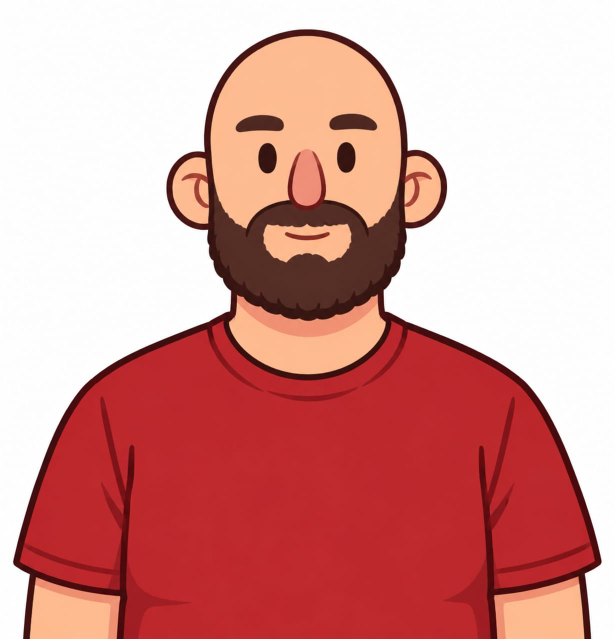
#> input picture careca.jpeg, 1230 x 1278 px (shown at 1/2 size)
$ python stylize_assets.py ../../careca.jpeg '../../cliente generico.jpeg' '../../cliente generico.jpeg' 100
#> lines starting #> are read from the running program, lines starting #| are printed output that depends on the picture; after the words box and inside, x2 and y2 are one past the last pixel; in counts of white or black regions, pixels touching at a corner belong together
#> in stylize, im is the input picture: PIL image 1230x1278 RGB; mean R, G, B 215, 152.3, 148.4
"""Aproxima assets planos (vetor, fundo branco) da identidade visual do Verine's:
cores quentes e menos saturadas, contorno marrom-escuro, sombra suave nas bordas e grão de papel."""
import sys
import numpy as np
from PIL import Image, ImageFilter, ImageDraw

OUTLINE = (58, 34, 24)        # marrom das linhas da cozinha / personagens
WARM = np.array([1.0, 0.955, 0.87])
SAT = 0.68                    # quanto da saturação original fica
TARGET_W = 480

def remove_white(im, thresh=246):
    """Fundo branco ligado às bordas vira transparente (o branco de dentro do desenho fica)."""
#> called with thresh = 100
    rgb = im.convert("RGB")
    w, h = rgb.size
#> w = 1230; h = 1278
    mask = Image.new("L", (w, h), 0)
#> mask: PIL image 1230x1278 L; every value is 0
    a = np.array(rgb).astype(int)
    near = (a.min(axis=2) >= thresh).astype(np.uint8) * 255
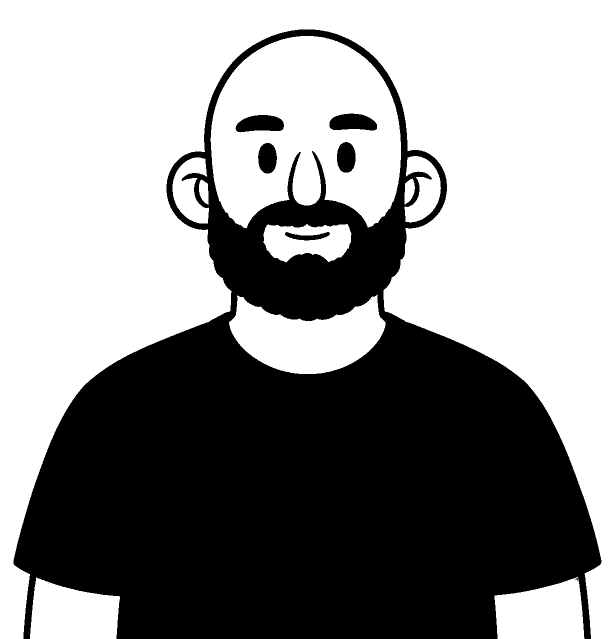
#> near: shape (1278, 1230) (shown at 1/2 size); 57.2% white; 9 black regions (3 under 20 px), largest, box (x1, y1, x2, y2) and area: (27, 59, 1203, 1278) 662968, (471, 230, 568, 265) 2583, (659, 227, 754, 261) 2550, (674, 284, 711, 345) 1841, (516, 286, 554, 347) 1836, (570, 464, 660, 481) 812
    near_img = Image.fromarray(near)
    # flood fill a partir das bordas, só por pixels quase brancos
    seeds = [(0, 0), (w - 1, 0), (0, h - 1), (w - 1, h - 1), (w // 2, 0), (w // 2, h - 1), (0, h // 2), (w - 1, h // 2)]
    ff = near_img.copy()
    for s in seeds:
        if ff.getpixel(s) == 255:
            ImageDraw.floodfill(ff, s, 128)
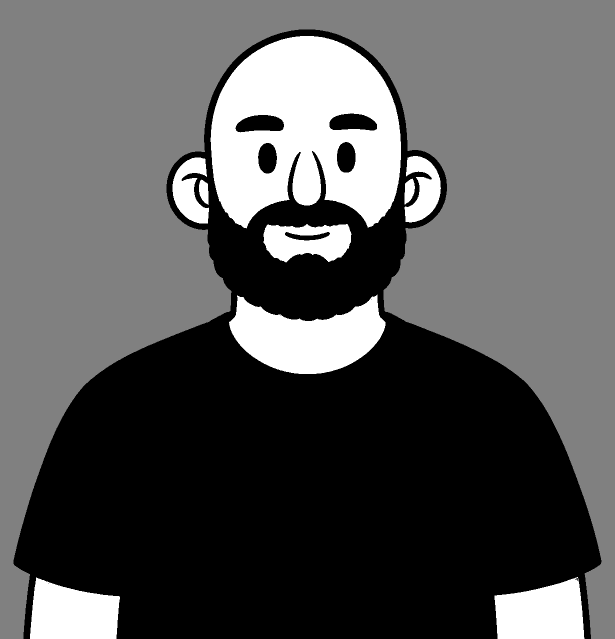
#> ff: PIL image 1230x1278 L (shown at 1/2 size); min 0, max 255, mean 88.7
    bg = (np.array(ff) == 128)
#> bg: shape (1278, 1230) bool; 45% white; 1 white region, box (x1, y1, x2, y2) and area: (0, 0, 1230, 1278) 707964
    alpha = np.where(bg, 0, 255).astype(np.uint8)
    # borda suave: pixels claros vizinhos do fundo ganham alpha parcial
    al = Image.fromarray(alpha).filter(ImageFilter.GaussianBlur(0.8))
    out = np.dstack([np.array(rgb), np.array(al)])
    return Image.fromarray(out.astype(np.uint8), "RGBA")

def grade(arr):
    rgb = arr[..., :3].astype(float) / 255.0
    gray = (rgb * [0.299, 0.587, 0.114]).sum(axis=2, keepdims=True)
    rgb = gray + (rgb - gray) * SAT          # menos saturado
    rgb = rgb * WARM                         # puxa para o quente
    rgb = rgb * 0.93 + np.array([0.33, 0.2, 0.12]) * 0.07   # sombras amarronzadas
    return rgb

def stylize(src, dst, flood=True, outline_px=4, thresh=246, max_w=TARGET_W):
    im = Image.open(src)
    im = remove_white(im, thresh) if flood else im.convert("RGBA")
    im = im.crop(im.getbbox())
#> im: PIL image 1180x1221 RGBA
    if im.width > max_w:
        im = im.resize((max_w, round(im.height * max_w / im.width)), Image.LANCZOS)
#> im: PIL image 480x497 RGBA
    pad = outline_px + 8
    canvas = Image.new("RGBA", (im.width + 2 * pad, im.height + 2 * pad), (0, 0, 0, 0))
#> canvas: PIL image 504x521 RGBA; every value is 0
    canvas.paste(im, (pad, pad))
    arr = np.array(canvas).astype(float)
    alpha = arr[..., 3] / 255.0
#> alpha: shape (521, 504) float64
    rgb = grade(arr)
#> in grade, `gray = (rgb * [0.299, 0.587, 0.114]).sum(axis=2, keepdims=True)`:
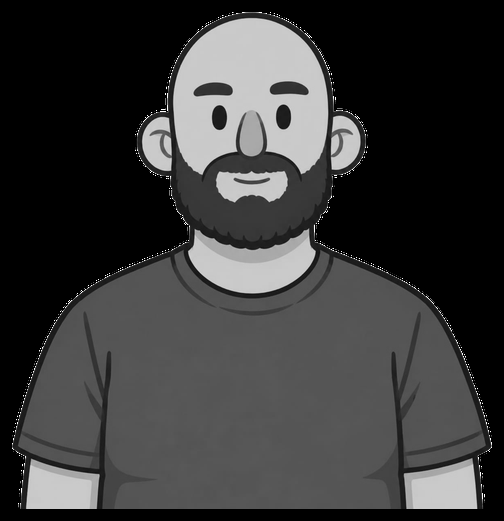
#> gray: shape (521, 504, 1) float64; min 0, max 1, mean 0.224
    # sombra suave para dentro das bordas (volume "pintado à mão")
    inner = np.array(Image.fromarray((alpha * 255).astype(np.uint8)).filter(ImageFilter.GaussianBlur(7))) / 255.0
    edge = np.clip((1.0 - inner) * 1.6, 0, 1) * alpha
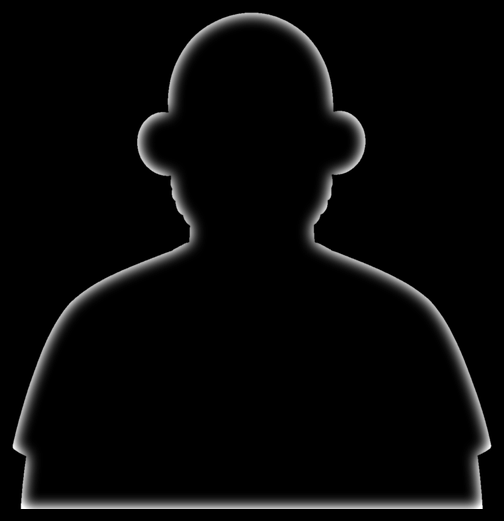
#> edge: shape (521, 504) float64; min 0, max 1, mean 0.031
    rgb = rgb * (1.0 - 0.22 * edge[..., None])
    # grão de papel
    rng = np.random.default_rng(7)
    rgb = rgb * (1.0 + rng.normal(0, 0.018, rgb.shape[:2])[..., None])
    rgb = np.clip(rgb, 0, 1)
    body = np.dstack([rgb * 255, alpha * 255]).astype(np.uint8)
    body_img = Image.fromarray(body, "RGBA")
    # contorno marrom: alpha dilatado por trás da imagem
    hard = Image.fromarray(((alpha > 0.35) * 255).astype(np.uint8))
#> hard: PIL image 504x521 L; 54.6% white; 1 black region, box (x1, y1, x2, y2) and area: (0, 0, 504, 521) 119311
    dil = hard.filter(ImageFilter.MaxFilter(outline_px * 2 + 1)).filter(ImageFilter.GaussianBlur(0.7))
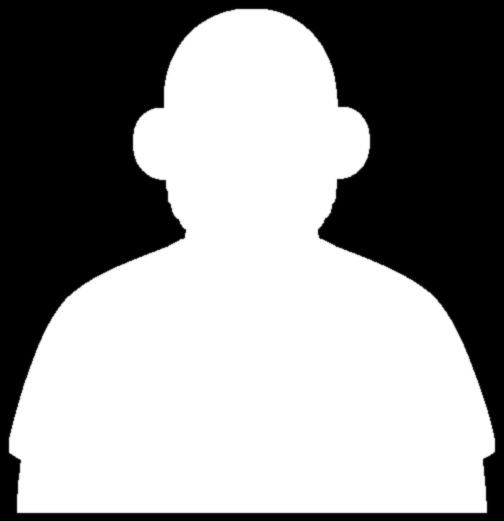
#> dil: PIL image 504x521 L; min 0, max 255, mean 147.7
    line = Image.new("RGBA", canvas.size, OUTLINE + (0,))
    line.putalpha(dil)
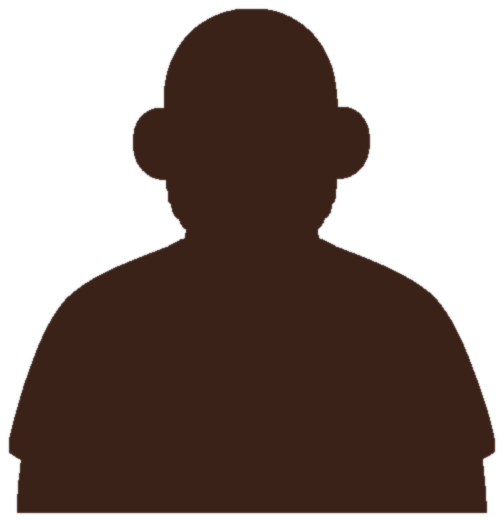
#> line: PIL image 504x521 RGBA; mean R, G, B, A 58, 34, 24, 147.7; transparent parts drawn white
    out = Image.alpha_composite(line, body_img)
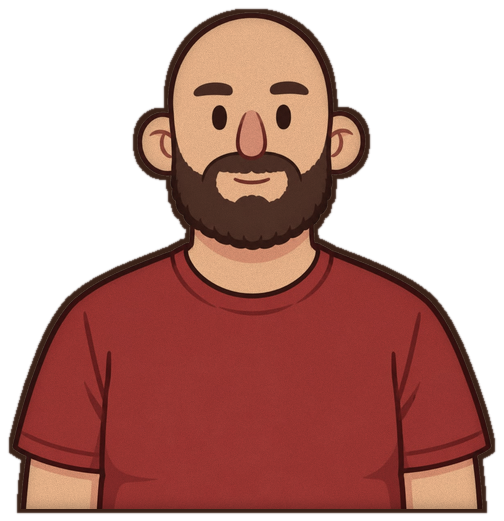
#> out: PIL image 504x521 RGBA; mean R, G, B, A 108.6, 55.6, 44.8, 147.7; transparent parts drawn white
    out.save(dst)
    return out.size

if __name__ == "__main__":
    src, dst = sys.argv[1], sys.argv[2]
    flood = sys.argv[3] != "noflood" if len(sys.argv) > 3 else True
    thresh = int(sys.argv[4]) if len(sys.argv) > 4 else 246
    print(dst, stylize(src, dst, flood=flood, thresh=thresh))

$ run again, on felipe.jpeg
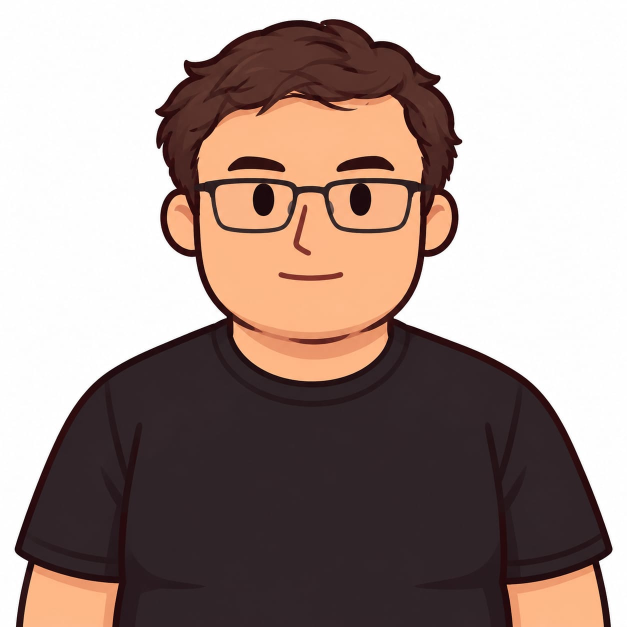
#> input picture felipe.jpeg, 1254 x 1254 px (shown at 1/2 size)
#> in stylize, im is the input picture: PIL image 1254x1254 RGB; mean R, G, B 165, 147.2, 141.4
#> mask: PIL image 1254x1254 L; every value is 0
#> in remove_white, `near = (a.min(axis=2) >= thresh).astype(np.uint8) * 255`:
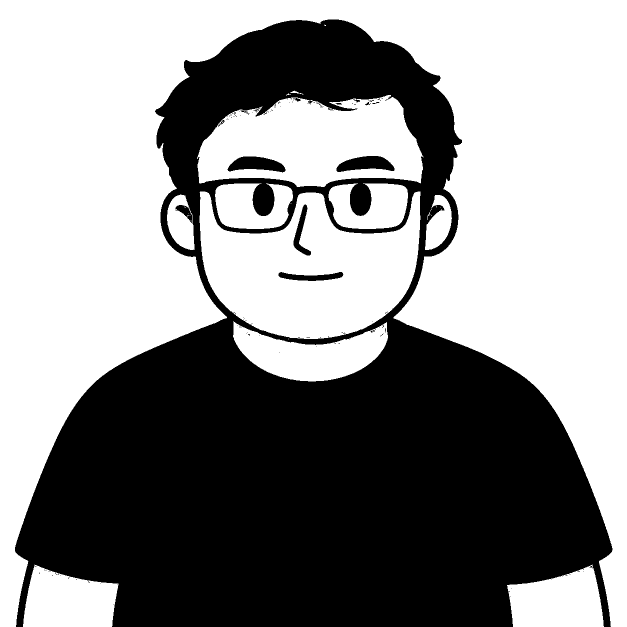
#> near: shape (1254, 1254) (shown at 1/2 size); 56.3% white; 137 black regions (122 under 20 px), largest, box (x1, y1, x2, y2) and area: (30, 39, 1225, 1254) 678786, (673, 312, 789, 344) 2472, (455, 313, 571, 345) 2447
#> bg: shape (1254, 1254) bool; 41.9% white; 1 white region, box (x1, y1, x2, y2) and area: (0, 0, 1254, 1254) 659140
#> hard: PIL image 504x511 L; 56.9% white; 1 black region, box (x1, y1, x2, y2) and area: (0, 0, 504, 511) 110994
#> in stylize, `out = Image.alpha_composite(line, body_img)`:
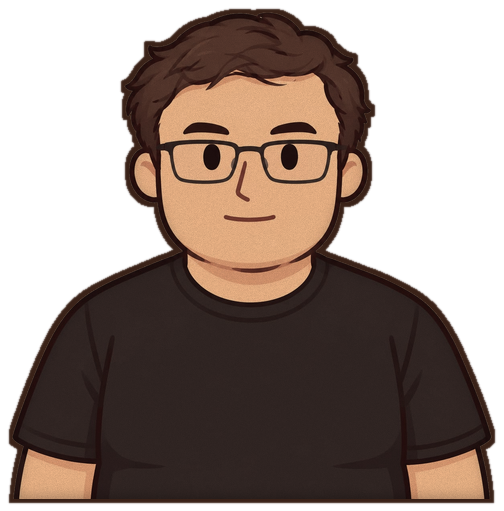
#> out: PIL image 504x511 RGBA; mean R, G, B, A 77.3, 53.1, 41.6, 154.1; transparent parts drawn white

$ run again, on joao.jpeg
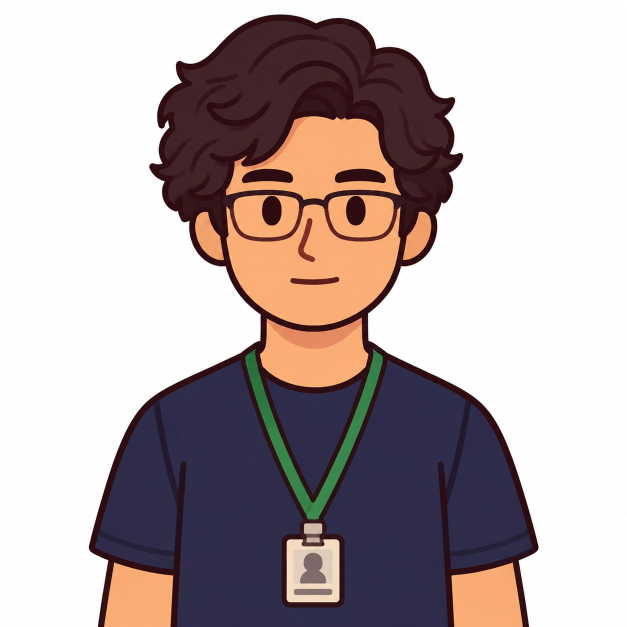
#> input picture joao.jpeg, 1254 x 1254 px (shown at 1/2 size)
#> in stylize, im is the input picture: PIL image 1254x1254 RGB; mean R, G, B 182.4, 170.1, 170.4
#> mask: PIL image 1254x1254 L; every value is 0
#> in remove_white, `near = (a.min(axis=2) >= thresh).astype(np.uint8) * 255`:
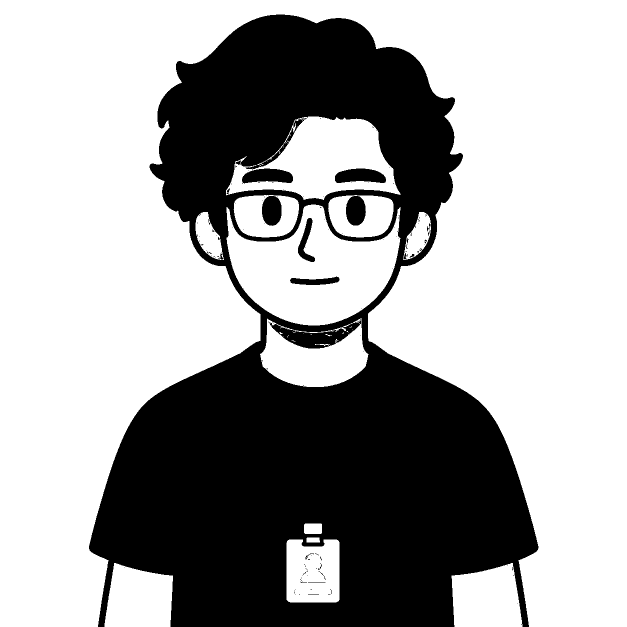
#> near: shape (1254, 1254) (shown at 1/2 size); 64.8% white; 148 black regions (132 under 20 px), largest, box (x1, y1, x2, y2) and area: (178, 29, 1077, 1254) 541608, (484, 337, 586, 367) 2317, (670, 337, 772, 366) 2305
#> bg: shape (1254, 1254) bool; 54.6% white; 1 black region, box (x1, y1, x2, y2) and area: (178, 29, 1077, 1254) 713357
#> hard: PIL image 504x676 L; 59.2% white; 1 black region, box (x1, y1, x2, y2) and area: (0, 0, 504, 676) 138839
#> in stylize, `out = Image.alpha_composite(line, body_img)`:
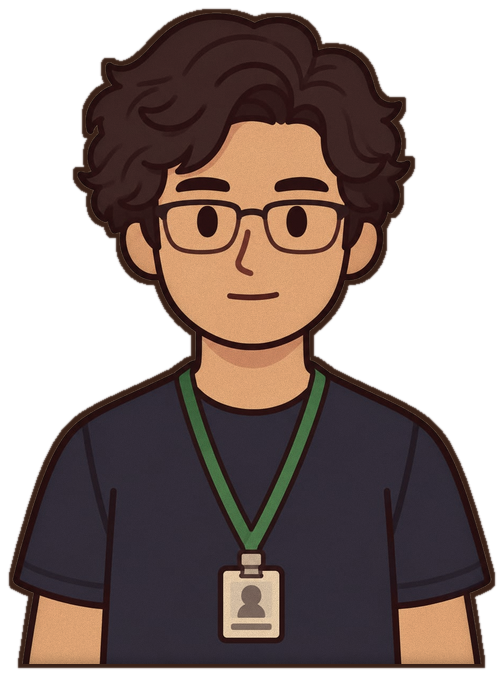
#> out: PIL image 504x676 RGBA; mean R, G, B, A 76.3, 53.4, 45.3, 159.6; transparent parts drawn white

$ run again, on Cliente, casaco com camisa vermelho.png
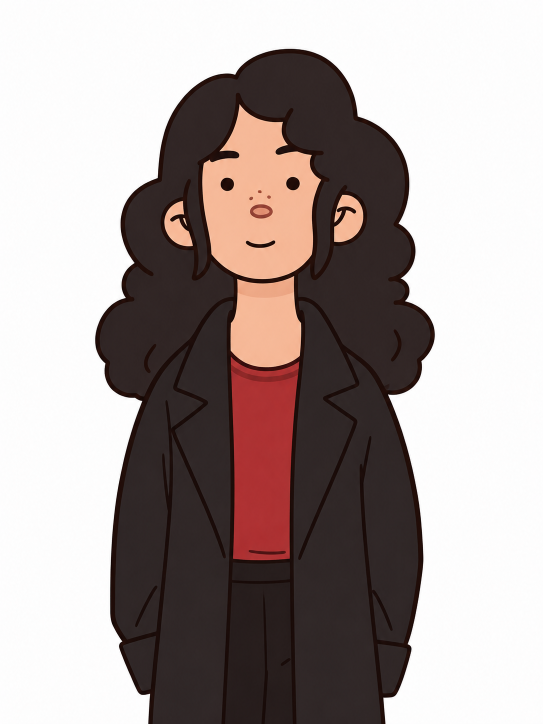
#> input picture Cliente, casaco com camisa vermelho.png, 1086 x 1448 px (shown at 1/2 size)
#> in stylize, im is the input picture: PIL image 1086x1448 RGB; mean R, G, B 170.5, 159.4, 157.4
#> mask: PIL image 1086x1448 L; every value is 0
#> near: shape (1448, 1086); 58.8% white; 8 black regions, largest, box (x1, y1, x2, y2) and area: (191, 98, 869, 1448) 645117, (500, 409, 545, 437) 681, (572, 354, 600, 381) 569
#> bg: shape (1448, 1086) bool; 53.6% white; 1 black region, box (x1, y1, x2, y2) and area: (191, 98, 869, 1448) 729528
#> hard: PIL image 504x976 L; 73.6% white; 1 black region, box (x1, y1, x2, y2) and area: (0, 0, 504, 976) 129812
#> in stylize, `out = Image.alpha_composite(line, body_img)`:
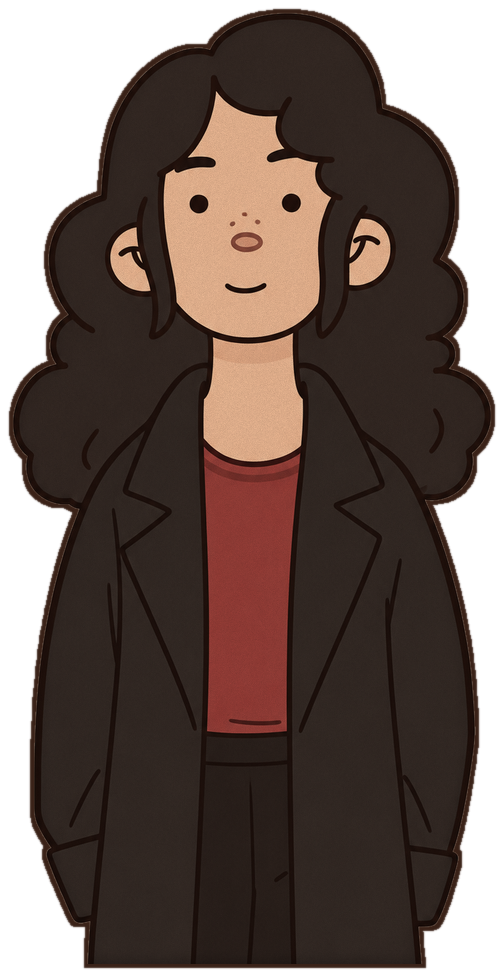
#> out: PIL image 504x976 RGBA; mean R, G, B, A 67, 46.4, 37.7, 194.3; transparent parts drawn white
